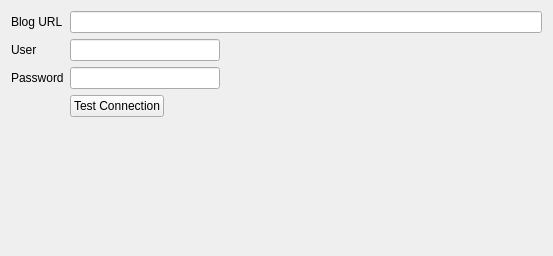
<?xml version="1.0" encoding="UTF-8"?>
<ui version="4.0">
 <class>prefs_base</class>
 <widget class="QWidget" name="prefs_base">
  <property name="geometry">
   <rect>
    <x>0</x>
    <y>0</y>
    <width>553</width>
    <height>256</height>
   </rect>
  </property>
  <layout class="QGridLayout">
   <item row="0" column="0">
    <layout class="QFormLayout" name="formLayout">
     <property name="fieldGrowthPolicy">
      <enum>QFormLayout::ExpandingFieldsGrow</enum>
     </property>
     <item row="0" column="0">
      <widget class="QLabel" name="label">
       <property name="toolTip">
        <string>http://www.blog.com/blog/xmlrpc.php</string>
       </property>
       <property name="statusTip">
        <string>http://www.blog.com/blog/xmlrpc.php</string>
       </property>
       <property name="text">
        <string>Blog URL</string>
       </property>
      </widget>
     </item>
     <item row="0" column="1">
      <widget class="KLineEdit" name="kleBlogUrl"/>
     </item>
     <item row="1" column="0">
      <widget class="QLabel" name="label_2">
       <property name="text">
        <string>User</string>
       </property>
      </widget>
     </item>
     <item row="1" column="1">
      <widget class="KLineEdit" name="kleUser">
       <property name="sizePolicy">
        <sizepolicy hsizetype="Preferred" vsizetype="Fixed">
         <horstretch>0</horstretch>
         <verstretch>0</verstretch>
        </sizepolicy>
       </property>
       <property name="minimumSize">
        <size>
         <width>150</width>
         <height>0</height>
        </size>
       </property>
       <property name="toolTip">
        <string>User from Blog Url</string>
       </property>
       <property name="statusTip">
        <string>User from Blog Url</string>
       </property>
      </widget>
     </item>
     <item row="2" column="0">
      <widget class="QLabel" name="label_3">
       <property name="text">
        <string>Password</string>
       </property>
      </widget>
     </item>
     <item row="2" column="1">
      <widget class="KLineEdit" name="klePassword">
       <property name="sizePolicy">
        <sizepolicy hsizetype="Preferred" vsizetype="Fixed">
         <horstretch>0</horstretch>
         <verstretch>0</verstretch>
        </sizepolicy>
       </property>
       <property name="minimumSize">
        <size>
         <width>150</width>
         <height>0</height>
        </size>
       </property>
       <property name="toolTip">
        <string>Password from user</string>
       </property>
       <property name="statusTip">
        <string>Password from user</string>
       </property>
       <property name="passwordMode">
        <bool>true</bool>
       </property>
      </widget>
     </item>
     <item row="3" column="1">
      <widget class="KPushButton" name="kpbTestConnection">
       <property name="text">
        <string>Test Connection</string>
       </property>
      </widget>
     </item>
     <item row="3" column="0">
      <widget class="KLed" name="kled">
       <property name="shape">
        <enum>KLed::Circular</enum>
       </property>
       <property name="color">
        <color>
         <red>255</red>
         <green>0</green>
         <blue>0</blue>
        </color>
       </property>
      </widget>
     </item>
    </layout>
   </item>
  </layout>
 </widget>
 <customwidgets>
  <customwidget>
   <class>KLineEdit</class>
   <extends>QLineEdit</extends>
   <header>klineedit.h</header>
  </customwidget>
  <customwidget>
   <class>KPushButton</class>
   <extends>QPushButton</extends>
   <header>kpushbutton.h</header>
  </customwidget>
  <customwidget>
   <class>KLed</class>
   <extends>QWidget</extends>
   <header>kled.h</header>
  </customwidget>
 </customwidgets>
 <includes>
  <include location="local">kcolorbutton.h</include>
 </includes>
 <resources/>
 <connections/>
</ui>
